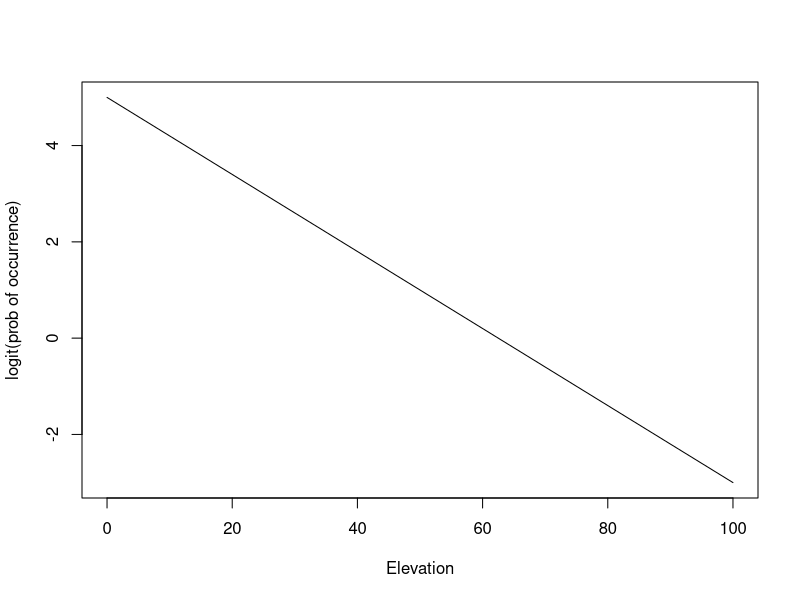
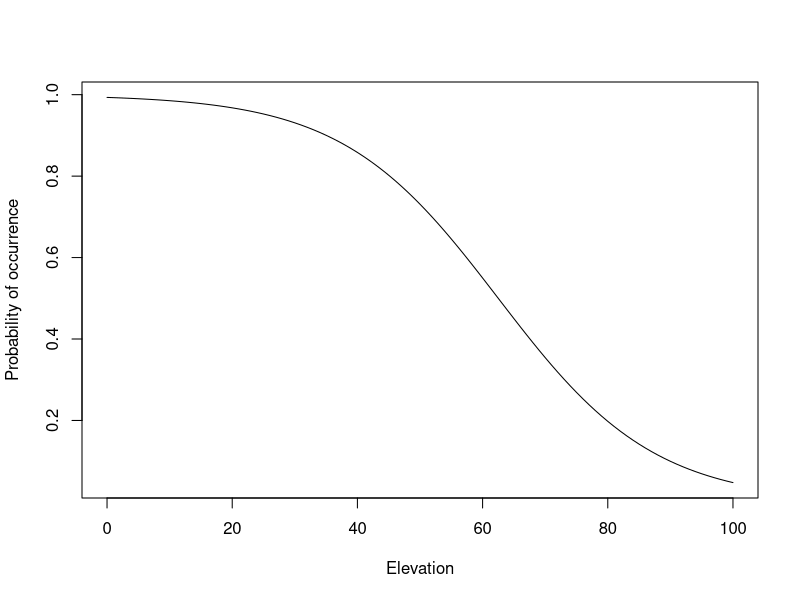
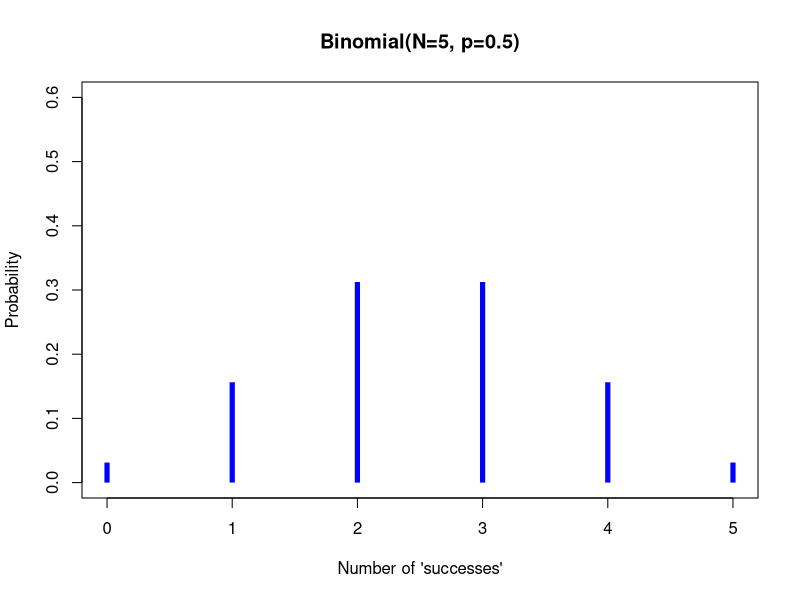
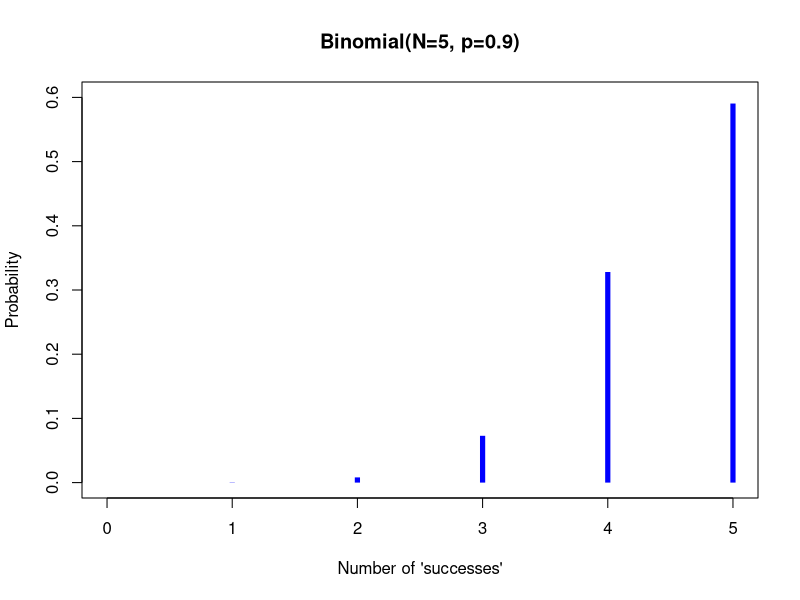
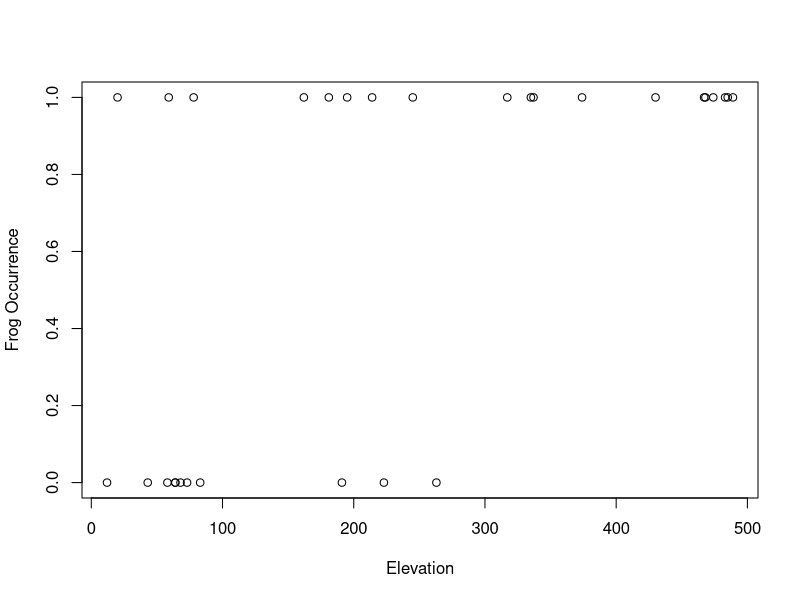
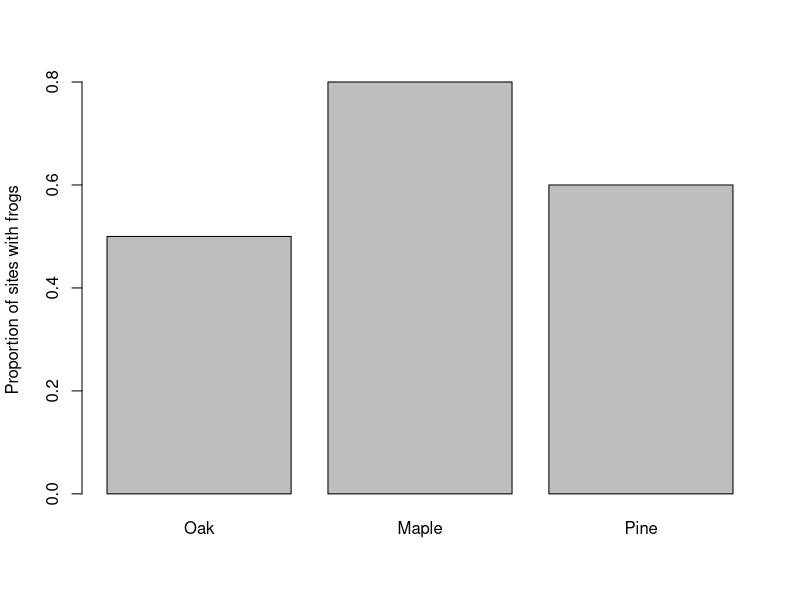
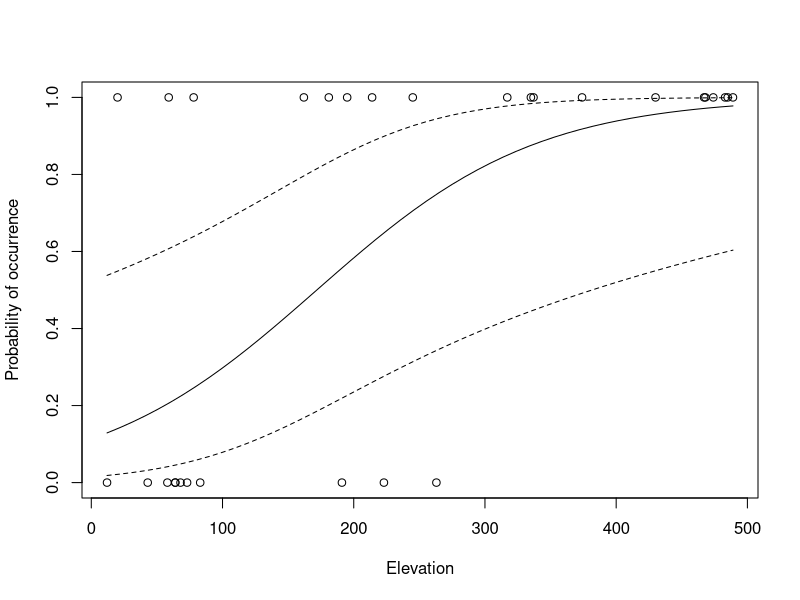
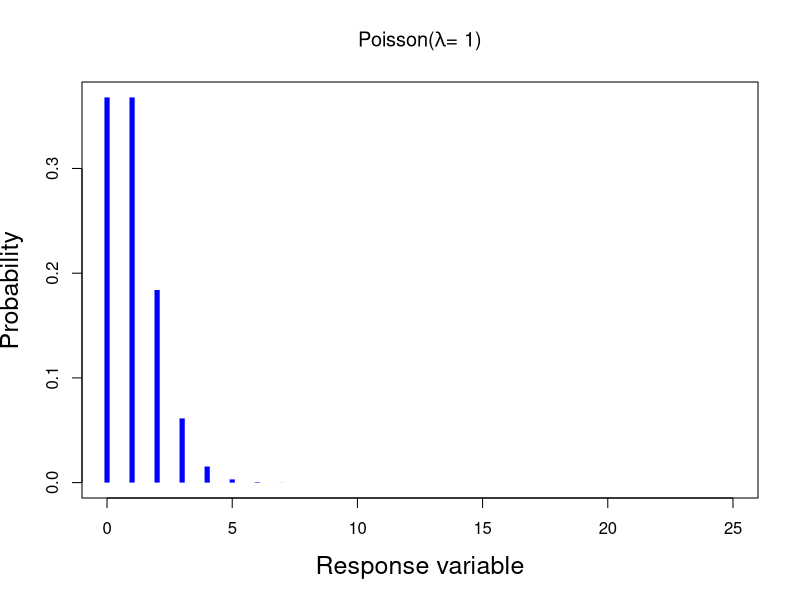

These figures' R source, in order:
## ----logit-p,size='tiny'-------------------------------------------------
beta0 <- 5
beta1 <- -0.08
elevation <- 100
(logit.p <- beta0 + beta1*elevation)


## ----inv-logit,size='tiny'-----------------------------------------------
p <- exp(logit.p)/(1+exp(logit.p))
p


## ----plogis,size='tiny'--------------------------------------------------
plogis(logit.p)


## ----logit,size='tiny'---------------------------------------------------
log(p/(1-p))
qlogis(p)


## ----nologit,fig.show='hide',fig.width=6,fig.height=4,size='scriptsize'----
plot(function(x) 5 + -0.08*x, from=0, to=100,
     xlab="Elevation", ylab="logit(prob of occurrence)")


## ----logit2,fig.show='hide',fig.width=6,fig.height=4,size='scriptsize'----
plot(function(x) plogis(5 + -0.08*x), from=0, to=100,
     xlab="Elevation", ylab="Probability of occurrence")


## ----simFrogs,echo=FALSE,results='hide'----------------------------------
set.seed(43340)
n <- 30
elev <- round(runif(n, 0, 500))
habitat <- gl(3, 10, labels=c("Oak", "Maple", "Pine"))
beta0 <- -1
beta1 <- 0.01
mu <- plogis(beta0 + beta1*elev)
summary(mu)
y <- rbinom(n, 1, mu)
frogData <- data.frame(presence=y,
                       abundance=rpois(n, exp(beta0 + beta1*elev)),
                       elevation=elev, habitat)
glm1 <- glm(presence ~ elev+habitat, family=binomial(link="logit"), data=frogData)
summary(glm1)
anova(glm1)


## ----binom1,echo=FALSE,fig.width=7,fig.height=6,out.width="0.9\\textwidth"----
plot(0:5, dbinom(0:5, 5, 0.5), type="h",
     xlab="Number of 'successes'", ylab="Probability",
     lend="butt", lwd=5, col="blue", ylim=c(0,0.6),
     main="Binomial(N=5, p=0.5)")


## ----binom2,echo=FALSE,fig.width=7,fig.height=6,out.width="0.9\\textwidth"----
plot(0:5, dbinom(0:5, 5, 0.9), type="h",
     xlab="Number of 'successes'", ylab="Probability",
     lend="butt", lwd=5, col="blue", ylim=c(0,0.6),
     main="Binomial(N=5, p=0.9)")


## ----frogData,size='tiny'------------------------------------------------
head(frogData, n=25)


## ----raw-elev,fig.show='hide',size='tiny'--------------------------------
plot(presence ~ elevation, frogData,
     xlab="Elevation", ylab="Frog Occurrence")


## ----raw-habitat,fig.show='hide',size='tiny'-----------------------------
group.prop <- tapply(frogData$presence, frogData$habitat, mean)
barplot(group.prop, ylab="Proportion of sites with frogs")


## ----fm1,size='tiny'-----------------------------------------------------
fm1 <- glm(presence ~ habitat + elevation,
           family=binomial(link="logit"), data=frogData)


## ----summary-fm1,size='tiny'---------------------------------------------
summary(fm1)


## ----newdat,sizse='footnotesize'-----------------------------------------
newdat <- data.frame(elevation=seq(12, 489, length=50),
                     habitat="Oak")
head(newdat)


## ----pred-link,size='footnotesize'---------------------------------------
pred.link <- predict(fm1, newdata=newdat, se.fit=TRUE, type="link")
newdat$mu <- plogis(pred.link$fit)
newdat$lower <- plogis(pred.link$fit - 1.96*pred.link$se.fit)
newdat$upper <- plogis(pred.link$fit + 1.96*pred.link$se.fit)


## ----pred1,fig.show='hide',fig.width=6,fig.height=5,echo=FALSE,size='tiny'----
plot(mu ~ elevation, newdat, type="l", ylim=c(0,1),
     xlab="Elevation", ylab="Probability of occurrence")
points(presence ~ elevation, frogData)
lines(lower ~ elevation, newdat, lty=2)
lines(upper ~ elevation, newdat, lty=2)


## ----pois1,fig.show='hide',echo=FALSE------------------------------------
x <- 0:25
plot(x, dpois(x, lambda=1), type="h", lwd=5, col="blue", lend="butt",
     xlab="Response variable", ylab="Probability",
     main=expression(paste("Poisson(", lambda, "= 1)", sep="")), cex.lab=1.5 )

## ----pois2,fig.show='hide',echo=FALSE------------------------------------
plot(x, dpois(x, lambda=5), type="h", lwd=5, col="blue", lend="butt",
     xlab="Response variable", ylab="Probability",
     main=expression(paste("Poisson(", lambda, "= 5)", sep="")), cex.lab=1.5 )

## ----pois3,fig.show='hide',echo=FALSE------------------------------------
plot(x, dpois(x, lambda=10), type="h", lwd=5, col="blue", lend="butt",
     xlab="Response variable", ylab="Probability",
     main=expression(paste("Poisson(", lambda, "= 10)", sep="")), cex.lab=1.5 )


## ----nolog,fig.show='hide',fig.width=7,fig.height=5,size='footnotesize'----
plot(function(x) 5 + -0.08*x, from=0, to=100,
     xlab="Elevation", ylab="log(Expected abundance)")


## ----log,fig.show='hide',fig.width=7,fig.height=5,size='footnotesize'----
plot(function(x) exp(5 + -0.08*x), from=0, to=100,
     xlab="Elevation", ylab="Expected abundance")


## ----fm2,size='tiny'-----------------------------------------------------
fm2 <- glm(abundance ~ habitat + elevation,
           family=poisson(link="log"), data=frogData)


## ----summary-fm2,size='tiny'---------------------------------------------
summary(fm2)


## ----newdat-pois,size='footnotesize'-------------------------------------
newdat <- data.frame(elevation=seq(12, 489, length=50),
                     habitat="Oak")
head(newdat)


## ----pred-link-pois,size='scriptsize'------------------------------------
pred.link <- predict(fm2, newdata=newdat, se.fit=TRUE, type="link")
newdat$mu <- exp(pred.link$fit)
newdat$lower <- exp(pred.link$fit - 1.96*pred.link$se.fit)
newdat$upper <- exp(pred.link$fit + 1.96*pred.link$se.fit)


## ----pred2,fig.show=FALSE,fig.width=7,fig.height=5,echo=FALSE,size='tiny'----
plot(mu ~ elevation, newdat, type="l", ylim=c(0,100),
     xlab="Elevation", ylab="Abundance")
points(abundance ~ elevation, frogData)
lines(lower ~ elevation, newdat, lty=2)
lines(upper ~ elevation, newdat, lty=2)


## ----dev,size='footnotesize'---------------------------------------------
N <- nrow(frogData)                   # sample size
K <- length(coef(fm2))                # number of parameters
df.resid <- N-K                       # degrees-of-freedom
Dev <- deviance(fm2)                  # residual deviance
p.value <- 1-pchisq(Dev, df=df.resid) # p-value
p.value                               # fail to reject H0


## ----chisq,fig.show='hide',fig.width=7,fig.height=5,size='tiny'----------
curve(dchisq(x, df=df.resid), from=0, to=50, xlab="Deviance", ylab="Density")
abline(v=Dev, lwd=3, col="red")


## ----nb1,fig.show='hide',echo=FALSE--------------------------------------
x <- 0:25
plot(x, dnbinom(x, mu=2, size=10), type="h", lwd=5, col="blue", lend="butt",
     xlab="Response variable", ylab="Probability",
     main=expression(paste("NegBin(", lambda, "= 2, ", alpha, "= 10", ")", sep="")), cex.lab=1.5 )

## ----nb2,fig.show='hide',echo=FALSE--------------------------------------
plot(x, dnbinom(x, mu=2, size=5), type="h", lwd=5, col="blue", lend="butt",
     xlab="Response variable", ylab="Probability",
     main=expression(paste("NegBin(", lambda, "= 2, ", alpha, "= 5", ")", sep="")), cex.lab=1.5 )

## ----nb3,fig.show='hide',echo=FALSE--------------------------------------
plot(x, dnbinom(x, mu=2, size=.1), type="h", lwd=5, col="blue", lend="butt",
     xlab="Response variable", ylab="Probability",
     main=expression(paste("NegBin(", lambda, "= 2, ", alpha, "= 0.1", ")", sep="")), cex.lab=1.5 )

